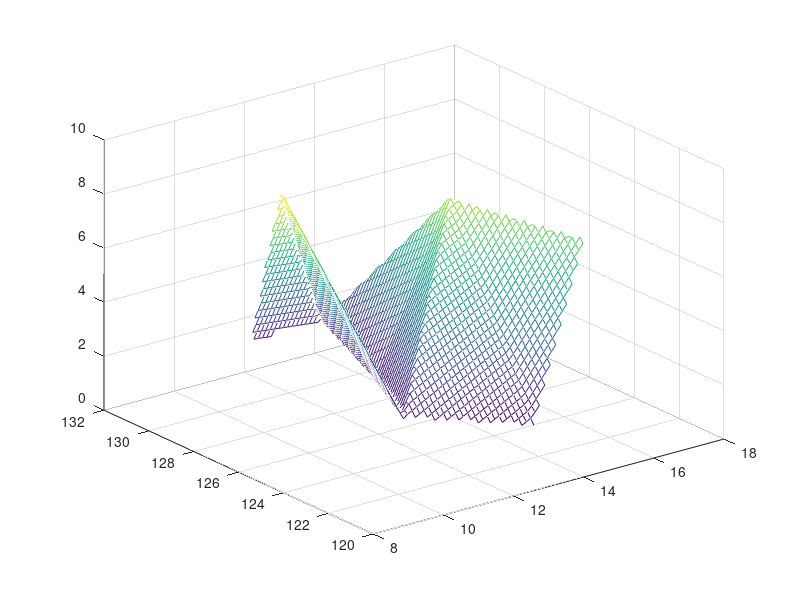

Recreate this plot in MATLAB.
[lat,lon,value] = textread ('TiePoints.dat','%f %f %f','headerlines',1);
yi = linspace(8.653061, 17.22449, 70).';
xi = linspace (121, 131, 70).';
[xa, ya] = meshgrid(xi, yi);
zi = griddata( lon, lat, value, ya, xa );
mesh( ya, xa, zi);
